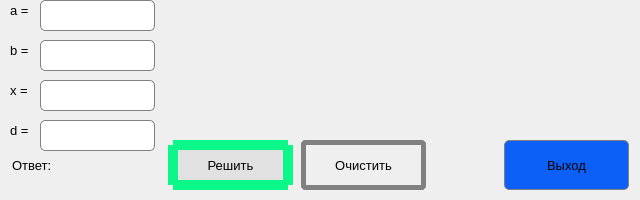
<?xml version="1.0" encoding="UTF-8"?>
<ui version="4.0">
 <class>Dialog</class>
 <widget class="QDialog" name="Dialog">
  <property name="geometry">
   <rect>
    <x>0</x>
    <y>0</y>
    <width>640</width>
    <height>200</height>
   </rect>
  </property>
  <property name="minimumSize">
   <size>
    <width>640</width>
    <height>200</height>
   </size>
  </property>
  <property name="maximumSize">
   <size>
    <width>640</width>
    <height>200</height>
   </size>
  </property>
  <property name="windowTitle">
   <string>Dialog</string>
  </property>
  <widget class="QLabel" name="label_x">
   <property name="geometry">
    <rect>
     <x>10</x>
     <y>80</y>
     <width>21</width>
     <height>20</height>
    </rect>
   </property>
   <property name="font">
    <font>
     <family>Segoe UI</family>
     <pointsize>10</pointsize>
    </font>
   </property>
   <property name="text">
    <string>x =</string>
   </property>
  </widget>
  <widget class="QLineEdit" name="lineEdit_a">
   <property name="geometry">
    <rect>
     <x>40</x>
     <y>0</y>
     <width>115</width>
     <height>31</height>
    </rect>
   </property>
   <property name="font">
    <font>
     <family>Segoe UI</family>
     <pointsize>10</pointsize>
    </font>
   </property>
   <property name="styleSheet">
    <string notr="true">border: 1px solid gray;
                    border-radius: 5px;
                </string>
   </property>
  </widget>
  <widget class="QLabel" name="label_b">
   <property name="geometry">
    <rect>
     <x>10</x>
     <y>40</y>
     <width>21</width>
     <height>20</height>
    </rect>
   </property>
   <property name="font">
    <font>
     <family>Segoe UI</family>
     <pointsize>10</pointsize>
    </font>
   </property>
   <property name="text">
    <string>b =</string>
   </property>
  </widget>
  <widget class="QLineEdit" name="lineEdit_b">
   <property name="geometry">
    <rect>
     <x>40</x>
     <y>40</y>
     <width>115</width>
     <height>31</height>
    </rect>
   </property>
   <property name="font">
    <font>
     <family>Segoe UI</family>
     <pointsize>10</pointsize>
    </font>
   </property>
   <property name="styleSheet">
    <string notr="true">border: 1px solid gray;
                    border-radius: 5px;
                </string>
   </property>
  </widget>
  <widget class="QPushButton" name="btn_solve">
   <property name="geometry">
    <rect>
     <x>168</x>
     <y>140</y>
     <width>125</width>
     <height>50</height>
    </rect>
   </property>
   <property name="font">
    <font>
     <family>Segoe UI</family>
     <pointsize>10</pointsize>
    </font>
   </property>
   <property name="styleSheet">
    <string notr="true">border: 10px solid rgb(12, 247, 137);
                    border-radius: 5px;
                    background: #e1e1e1;
                </string>
   </property>
   <property name="text">
    <string>Решить</string>
   </property>
  </widget>
  <widget class="QPushButton" name="btn_clear">
   <property name="geometry">
    <rect>
     <x>301</x>
     <y>140</y>
     <width>125</width>
     <height>50</height>
    </rect>
   </property>
   <property name="font">
    <font>
     <family>Segoe UI</family>
     <pointsize>10</pointsize>
    </font>
   </property>
   <property name="styleSheet">
    <string notr="true">border: 	5px solid gray;
                    border-radius: 5px;
                    background: qconicalgradient(cx:0.5, cy:0.5, angle:0, stop:0 rgba(35, 40, 3, 255), stop:0.16 rgba(136, 106, 22, 255), stop:0.225 rgba(166, 140, 41, 255), stop:0.285 rgba(204, 181, 74, 255), stop:0.345 rgba(235, 219, 102, 255), stop:0.415 rgba(245, 236, 112, 255), stop:0.52 rgba(209, 190, 76, 255), stop:0.57 rgba(187, 156, 51, 255), stop:0.635 rgba(168, 142, 42, 255), stop:0.695 rgba(202, 174, 68, 255), stop:0.75 rgba(218, 202, 86, 255), stop:0.815 rgba(208, 187, 73, 255), stop:0.88 rgba(187, 156, 51, 255), stop:0.935 rgba(137, 108, 26, 255), stop:1 rgba(35, 40, 3, 255));
                </string>
   </property>
   <property name="text">
    <string>Очистить</string>
   </property>
  </widget>
  <widget class="QLabel" name="label_a">
   <property name="geometry">
    <rect>
     <x>10</x>
     <y>0</y>
     <width>21</width>
     <height>20</height>
    </rect>
   </property>
   <property name="font">
    <font>
     <family>Segoe UI</family>
     <pointsize>10</pointsize>
    </font>
   </property>
   <property name="text">
    <string>a =</string>
   </property>
  </widget>
  <widget class="QLineEdit" name="lineEdit_x">
   <property name="geometry">
    <rect>
     <x>40</x>
     <y>80</y>
     <width>115</width>
     <height>31</height>
    </rect>
   </property>
   <property name="font">
    <font>
     <family>Segoe UI</family>
     <pointsize>10</pointsize>
    </font>
   </property>
   <property name="styleSheet">
    <string notr="true">border: 1px solid gray;
                    border-radius: 5px;
                </string>
   </property>
  </widget>
  <widget class="QLabel" name="label_answer">
   <property name="geometry">
    <rect>
     <x>12</x>
     <y>157</y>
     <width>148</width>
     <height>16</height>
    </rect>
   </property>
   <property name="font">
    <font>
     <family>Segoe UI</family>
     <pointsize>10</pointsize>
    </font>
   </property>
   <property name="text">
    <string>Ответ:</string>
   </property>
  </widget>
  <widget class="QLabel" name="label_img">
   <property name="geometry">
    <rect>
     <x>170</x>
     <y>9</y>
     <width>471</width>
     <height>121</height>
    </rect>
   </property>
   <property name="text">
    <string/>
   </property>
  </widget>
  <widget class="QPushButton" name="btn_exit">
   <property name="geometry">
    <rect>
     <x>504</x>
     <y>140</y>
     <width>125</width>
     <height>50</height>
    </rect>
   </property>
   <property name="font">
    <font>
     <family>Segoe UI</family>
     <pointsize>10</pointsize>
    </font>
   </property>
   <property name="styleSheet">
    <string notr="true">border: 1px solid gray;
                    border-radius: 5px;
                    background: rgb(12, 95, 247);
                </string>
   </property>
   <property name="text">
    <string>Выход</string>
   </property>
  </widget>
  <widget class="QLineEdit" name="lineEdit_d">
   <property name="geometry">
    <rect>
     <x>40</x>
     <y>120</y>
     <width>115</width>
     <height>31</height>
    </rect>
   </property>
   <property name="font">
    <font>
     <family>Segoe UI</family>
     <pointsize>10</pointsize>
    </font>
   </property>
   <property name="styleSheet">
    <string notr="true">border: 1px solid gray;
                    border-radius: 5px;
                </string>
   </property>
  </widget>
  <widget class="QLabel" name="label_d">
   <property name="geometry">
    <rect>
     <x>10</x>
     <y>120</y>
     <width>21</width>
     <height>20</height>
    </rect>
   </property>
   <property name="font">
    <font>
     <family>Segoe UI</family>
     <pointsize>10</pointsize>
    </font>
   </property>
   <property name="text">
    <string>d =</string>
   </property>
  </widget>
 </widget>
 <resources/>
 <connections/>
</ui>
